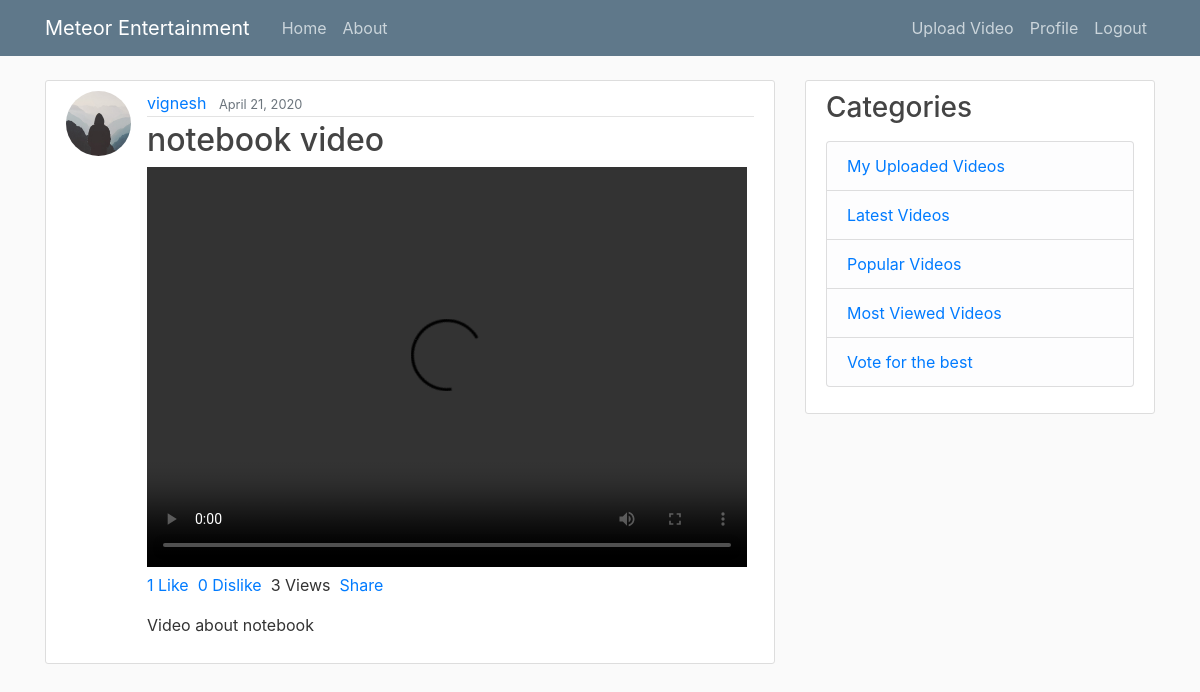
Page /video/8/ (signed in) on the committed database.
### video/models.py (models this page shows, shortened)
class Upload(models.Model):
    title = models.CharField(max_length=100)
    genre = models.CharField(max_length=20)
    date_posted = models.DateTimeField(default=timezone.now)
    author = models.ForeignKey(User, on_delete=models.CASCADE)
    s3_url = models.CharField(max_length=100, blank=True)
    likes = models.ManyToManyField(settings.AUTH_USER_MODEL, blank=True, related_name='video_likes')
    dislikes = models.ManyToManyField(settings.AUTH_USER_MODEL, blank=True, related_name='video_dislikes')
    content = models.TextField(default='', verbose_name="Description")
    video = models.FileField(upload_to='videos', null=True, validators=[validate_file_size])
    views = models.IntegerField(default=0)
    def get_like_url(self):
        return reverse('video-like-toggle', kwargs={"pk": self.pk})
    def get_unlike_url(self):
        return reverse('video-unlike-toggle', kwargs={"pk": self.pk})
    def incrementViewCount(self):
        self.views += 1
        self.save()

### user/models.py (models this page shows, shortened)
class Profile(models.Model):
    user = models.OneToOneField(User, on_delete=models.CASCADE)
    phone_number = models.CharField(max_length=12)
    image = models.ImageField(default='default.jpg',
         upload_to='images',
         max_length=255,
         blank=True, verbose_name="Profile Picture")

### video/views.py (the view)
# urls.py: path('video/<int:pk>/', VideoDetailView.as_view(), name='video-detail'),
class VideoDetailView(DetailView):
    model = Upload
    def get_object(self, queryset=None):
        item = super().get_object(queryset)
        item.incrementViewCount()
        return item

### video/templates/video/upload_detail.html (shortened to what this page needs)
{% extends 'video/base.html' %}
{% block content %}
{% if user.is_authenticated %}
    <article class="media content-section">
        <img class="rounded-circle article-img" src="{{ object.author.profile.image.url }}">
        <div class="media-body">
            <div class="article-metadata">
                <a class="mr-2" href="">{{ object.author }}</a>
                <small class="text-muted">{{ object.date_posted|date:"F d, Y" }}</small>
            </div>
            <h2 class="article-title">{{ object.title }}</h2>
            <video width="600" height="400" controls>
                <source src="{{ object.video.url }}" type="video/mp4">
                <source src="{{ object.video.url }}" type="video/mkv">
            </video>
            <p>
                <a class='like-btn' data-href='{{ object.get_like_url }}' data-likes='{{ object.likes.count }}' href='{{ object.get_like_url }}'>{{ object.likes.count }} Like</a>&nbsp;
                <a class='dislike-btn' data-href='{{ object.get_unlike_url }}' data-likes='{{ object.dislikes.count }}' href='{{ object.get_unlike_url }}'>{{ object.dislikes.count }} Dislike</a>&nbsp;
                {{ object.views }} Views&nbsp;
                <a class="share" rel="popover" href="#" data-content="" data-original-title="">Share</a>
            </p>
            <p class="article-content">{{ object.content }}</p>
        </div>
    </article>
{% endif %}
{% endblock content %}

### video/static/video/main.css (style rules this page uses)
body { background: #fafafa; color: #333333; margin-top: 5rem; }
h1, h2, h3, h4, h5, h6 { color: #444444; }
.content-section { background: #ffffff; padding: 10px 20px; border: 1px solid #dddddd; border-radius: 3px; margin-bottom: 20px; }
.article-title { color: #444444; }
.article-content { white-space: pre-line; }
.article-img { height: 65px; width: 65px; margin-right: 16px; }
.article-metadata { padding-bottom: 1px; margin-bottom: 4px; border-bottom: 1px solid #e3e3e3 }

### rows in the picture
Upload: author.profile.image (placeholder picture), author "vignesh", date_posted "April 21, 2020", title "notebook video", likes.count "1", dislikes.count "0", views "3", content "Video about notebook"
